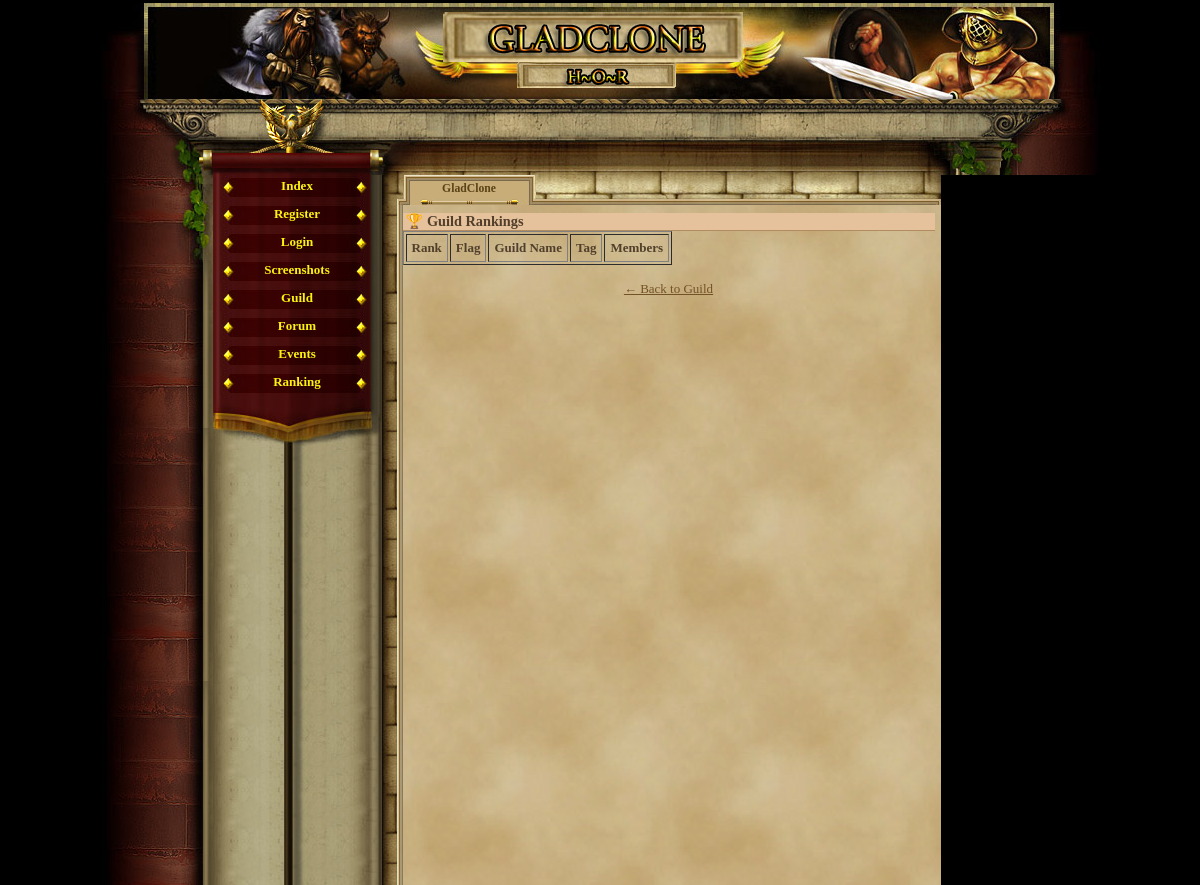
The app's page /guild_rankings.php, older data.
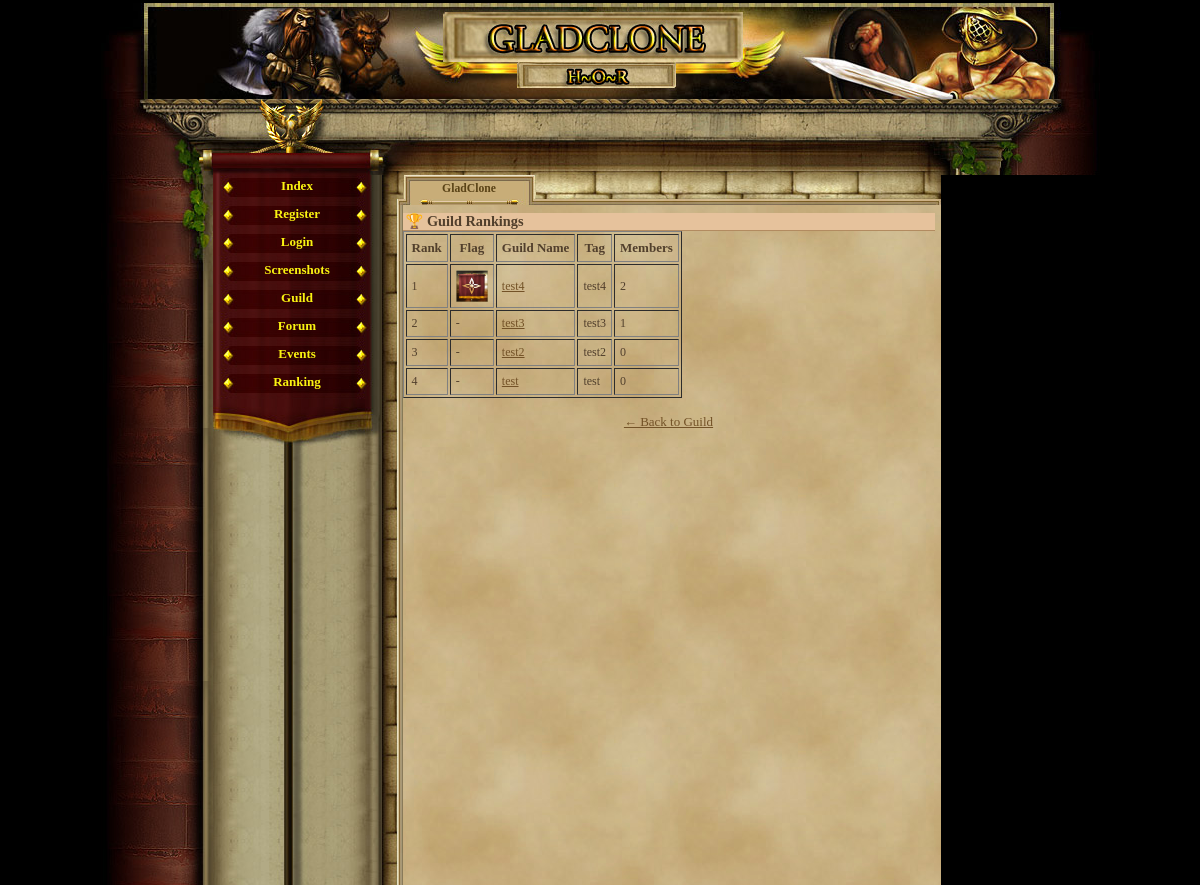
The same page, newer data.
### tables this page shows
CREATE TABLE `guilds` (
  `id` int(11) NOT NULL AUTO_INCREMENT,
  `name` varchar(50) NOT NULL,
  `tag` varchar(10) NOT NULL,
  `description` text,
  `created_at` datetime DEFAULT CURRENT_TIMESTAMP,
  `flag` varchar(100) DEFAULT NULL,
  PRIMARY KEY (`id`),
  UNIQUE KEY `tag` (`tag`)
);

### guild_rankings.php (the view, shortened to what this page needs)
<?php
require_once('var/ustawienia.php');
require_once('gora_strony.php');
require_once('menu_l.php');
?>
<h2>🏆 Guild Rankings</h2>
<table border="1" cellpadding="5">
    <tr>
        <th>Rank</th>
        <th>Flag</th>
        <th>Guild Name</th>
        <th>Tag</th>
        <th>Members</th>
    </tr>
    <?php
    $rank = 1;
    $result = $conn->query("
        SELECT g.id, g.name, g.tag, g.flag, COUNT(gm.player_id) AS member_count
        FROM guilds g
        LEFT JOIN guild_members gm ON g.id = gm.guild_id
        GROUP BY g.id
        ORDER BY member_count DESC
    ");
    while ($row = $result->fetch_assoc()):
    ?>
    <tr>
        <td><?= $rank++ ?></td>
        <td>
            <?php if (!empty($row['flag'])): ?>
                <img src="images/guild/flags/<?= htmlspecialchars($row['flag']) ?>" width="32" height="32">
            <?php else: ?>
                -
            <?php endif; ?>
        </td>
        <td>
            <a href="guild_view.php?id=<?= $row['id'] ?>">
                <?= htmlspecialchars($row['name']) ?>
            </a>
        </td>
        <td><?= htmlspecialchars($row['tag']) ?></td>
        <td><?= $row['member_count'] ?></td>
    </tr>
    <?php endwhile; ?>
</table>
<br><div style="text-align:center;"><a href="guild.php">← Back to Guild</a></div>

Row changes from the older to the newer data that the page shows:
added guilds: flag (picture), name "test4", tag "test4", member_count "2"
added guilds: name "test3", tag "test3", member_count "1"
added guilds: name "test2", tag "test2", member_count "0"
added guilds: name "test", tag "test", member_count "0"
